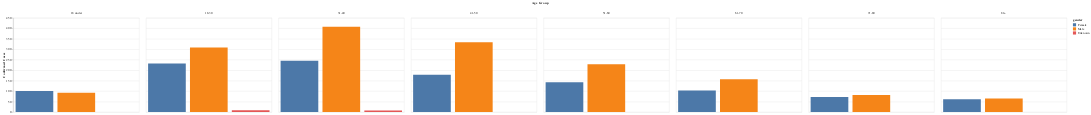

The notebook cell this image was saved under:
### Code cell
alt.Chart(age_gender).mark_bar().encode(
    alt.X('gender:N', title='Gender', axis=None),
    alt.Y('confirmed_cases', axis=alt.Axis(title='Confirmed Cases')),
    column=alt.Column('age_group:O', title='Age Group'),
    color='gender',
    tooltip=['gender', 'confirmed_cases']
).interactive()

### Figure 1 — Vega-Lite specification as saved in the notebook (floating-point values rounded to 4 significant figures)
{"config": {"view": {"width": 400, "height": 300}, "mark": {"tooltip": null}}, "data": {"name": "data-2849811cd2d847c6ef3b74f0cb4dd3ef"}, "mark": "bar", "encoding": {"color": {"type": "nominal", "field": "gender"}, "column": {"type": "ordinal", "field": "age_group", "title": "Age Group"}, "tooltip": [{"type": "nominal", "field": "gender"}, {"type": "quantitative", "field": "confirmed_cases"}], "x": {"type": "nominal", "axis": null, "field": "gender", "title": "Gender"}, "y": {"type": "quantitative", "axis": {"title": "Confirmed Cases"}, "field": "confirmed_cases"}}, "selection": {"selector014": {"type": "interval", "bind": "scales", "encodings": ["x", "y"]}}, "$schema": "https://vega.github.io/schema/vega-lite/v3.4.0.json", "datasets": {"data-2849811cd2d847c6ef3b74f0cb4dd3ef": [{"age_group": "61-70", "gender": "Male", "confirmed_cases": 157}, {"age_group": "61-70", "gender": "Female", "confirmed_cases": 103}, {"age_group": "71-80", "gender": "Female", "confirmed_cases": 72}, {"age_group": "31-40", "gender": "Male", "confirmed_cases": 408}, {"age_group": "31-40", "gender": "Female", "confirmed_cases": 245}, {"age_group": "31-40", "gender": "Unknown", "confirmed_cases": 8}, {"age_group": "18 under", "gender": "Male", "confirmed_cases": 92}, {"age_group": "71-80", "gender": "Male", "confirmed_cases": 82}, {"age_group": "18-30", "gender": "Male", "confirmed_cases": 308}, {"age_group": "18 under", "gender": "Female", "confirmed_cases": 101}, {"age_group": "18-30", "gender": "Unknown", "confirmed_cases": 9}, {"age_group": "81+", "gender": "Female", "confirmed_cases": 61}, {"age_group": "51-60", "gender": "Female", "confirmed_cases": 142}, {"age_group": "81+", "gender": "Male", "confirmed_cases": 65}, {"age_group": "18-30", "gender": "Female", "confirmed_cases": 232}, {"age_group": "41-50", "gender": "Female", "confirmed_cases": 178}, {"age_group": "51-60", "gender": "Male", "confirmed_cases": 228}, {"age_group": "41-50", "gender": "Male", "confirmed_cases": 334}]}}
